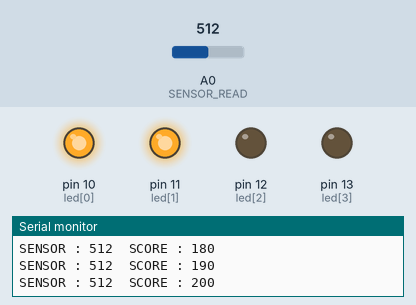
This sketch was run on a simulated Arduino Uno, built with avr-gcc and run on an emulated ATmega328P. Parts: output pins drawn as LEDs (lit = HIGH), the last lines printed to the serial monitor. Inputs (shaded band) come from the test bench; at power-on: A0 (SENSOR_READ) = 512.

Above: at 4.2 s.
4.3 s: A0 (SENSOR_READ) set to 218
At 5.4 s:
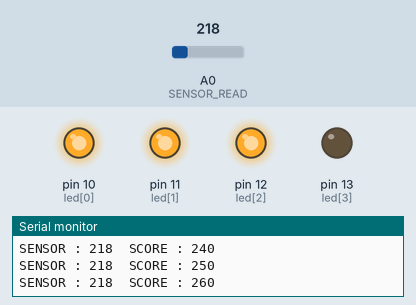
7.3 s: A0 (SENSOR_READ) set to 192
At 7.47 s:
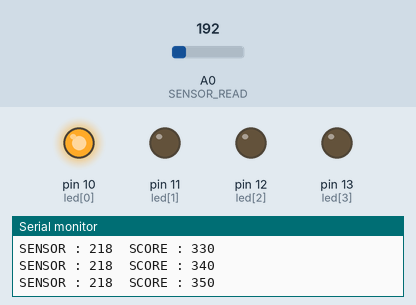
Timing chart, 0 to 16.3 s (numbered marks = the images above; inputs shaded):
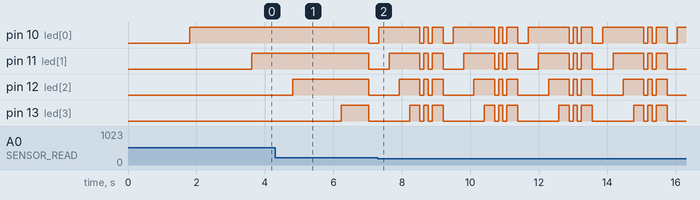

The sketch:

CyC_shouter3.ino
```cpp
int led[4] = { 10, 11, 12, 13};          // LED 4개 변수
int inputed = 0;                         // 입력된 센서값
int score = 0;                           // 점수 변수

#define FIRST_MIN_VALUE 200              // 1점 올라가는 최소점수
#define FIRST_MAX_VALUE 1000             // 1점 올라가는 최대점수

#define SENSOR_READ A0                   // 아날로그 센서 받는 핀

void setup() {
  Serial.begin(9600);                   //시리얼통신 시작
  for (int i = 0; i < 4; ++i) {
    pinMode(led[i], OUTPUT);             //LED 0~4번 출력단자 설정
  }
}

void loop() {
  inputed = analogRead(SENSOR_READ);
  Serial.print("SENSOR : ");
  Serial.print(analogRead(SENSOR_READ));
  Serial.print("  SCORE : ");
  Serial.println(score);                //시리얼모니터에 센서값, 점수 출력

  if (inputed >= FIRST_MIN_VALUE &&
    inputed < FIRST_MAX_VALUE) {
    score+= 10;                          //센서값이 200이상 1000 미만에서 점수 10씩 증가
  }

  //=================================================

  if (score >= 0 &&                      //점수가 0~90에서 모든 LED 소등
    score <= 90)  {
    digitalWrite(led[0], LOW);
    digitalWrite(led[1], LOW);
    digitalWrite(led[2], LOW);
    digitalWrite(led[3], LOW);
  }

  else if (score >= 91 &&                //점수가 91~180에서 첫번째 LED 점등
    score <= 180) {
    digitalWrite(led[0], HIGH);
    digitalWrite(led[1], LOW);
    digitalWrite(led[2], LOW);
    digitalWrite(led[3], LOW);
  }


  else if (score >= 181 &&               //점수가 181~240에서 1,2번 LED 점등
    score <= 240) {
    digitalWrite(led[0], HIGH);
    digitalWrite(led[1], HIGH);
    digitalWrite(led[2], LOW);
    digitalWrite(led[3], LOW);
  }

  else if (score >= 241 &&               //점수가 241~310에서 1,2,3번 LED 점등
  score <= 310) {
    digitalWrite(led[0], HIGH);
    digitalWrite(led[1], HIGH);
    digitalWrite(led[2], HIGH);
    digitalWrite(led[3], LOW);
  }

   else if (score >= 310 &&              //점수가 310~350에서 모든 LED 점등
   score <= 350) {
    digitalWrite(led[0], HIGH);
    digitalWrite(led[1], HIGH);
    digitalWrite(led[2], HIGH);
    digitalWrite(led[3], HIGH);
  }
   else if (score >= 351 &&              //목표점수 돌파시 세레모니 LED
   score <= 450) {
    digitalWrite(led[0], LOW);
    digitalWrite(led[1], LOW);
    digitalWrite(led[2], LOW);
    digitalWrite(led[3], LOW);
    delay(300);
    digitalWrite(led[0], HIGH);
    digitalWrite(led[1], LOW);
    digitalWrite(led[2], LOW);
    digitalWrite(led[3], LOW);
    delay(300);
    digitalWrite(led[0], HIGH);
    digitalWrite(led[1], HIGH);
    digitalWrite(led[2], LOW);
    digitalWrite(led[3], LOW);
    delay(300);
    digitalWrite(led[0], HIGH);
    digitalWrite(led[1], HIGH);
    digitalWrite(led[2], HIGH);
    digitalWrite(led[3], LOW);
    delay(300);
    digitalWrite(led[0], HIGH);
    digitalWrite(led[1], HIGH);
    digitalWrite(led[2], HIGH);
    digitalWrite(led[3], HIGH);
    delay(300);
    digitalWrite(led[0], LOW);
    digitalWrite(led[1], LOW);
    digitalWrite(led[2], LOW);
    digitalWrite(led[3], LOW);
    delay(120);
    digitalWrite(led[0], HIGH);
    digitalWrite(led[1], HIGH);
    digitalWrite(led[2], HIGH);
    digitalWrite(led[3], HIGH);
    delay(120);
    digitalWrite(led[0], LOW);
    digitalWrite(led[1], LOW);
    digitalWrite(led[2], LOW);
    digitalWrite(led[3], LOW);
    delay(120);
    digitalWrite(led[0], HIGH);
    digitalWrite(led[1], HIGH);
    digitalWrite(led[2], HIGH);
    digitalWrite(led[3], HIGH);
    delay(120);
  }
  delay(200);
}
```

Measured:
- the behaviour switches between 200 and 199 on A0 (SENSOR_READ) (found by bisection; images 1 and 2)
- by itself, pin 10 (led[0]): repeats every 2.2 s: LOW 0.12 s, HIGH 0.12 s, LOW 0.12 s, HIGH 0.32 s, LOW 0.30 s, HIGH 1.2 s
- by itself, pin 11 (led[1]): repeats every 2.2 s: LOW 0.12 s, HIGH 0.12 s, LOW 0.12 s, HIGH 0.32 s, LOW 0.60 s, HIGH 0.90 s
- by itself, pin 12 (led[2]): repeats every 2.2 s: LOW 0.12 s, HIGH 0.12 s, LOW 0.12 s, HIGH 0.32 s, LOW 0.90 s, HIGH 0.60 s
- by itself, pin 13 (led[3]): repeats every 2.2 s: LOW 0.12 s, HIGH 0.12 s, LOW 0.12 s, HIGH 0.32 s, LOW 1.2 s, HIGH 0.30 s
